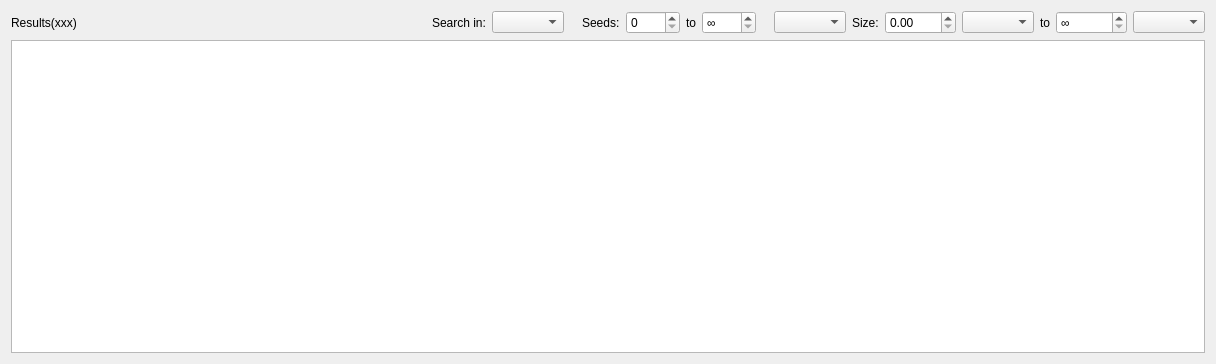
<?xml version="1.0" encoding="UTF-8"?>
<ui version="4.0">
 <class>SearchJobWidget</class>
 <widget class="QWidget" name="SearchJobWidget">
  <property name="geometry">
   <rect>
    <x>0</x>
    <y>0</y>
    <width>1216</width>
    <height>364</height>
   </rect>
  </property>
  <layout class="QVBoxLayout" name="verticalLayout">
   <item>
    <layout class="QHBoxLayout" name="horizontalLayout">
     <item>
      <widget class="QLabel" name="resultsLbl">
       <property name="text">
        <string>Results(xxx)</string>
       </property>
      </widget>
     </item>
     <item>
      <spacer name="horizontalSpacer">
       <property name="orientation">
        <enum>Qt::Orientation::Horizontal</enum>
       </property>
       <property name="sizeHint" stdset="0">
        <size>
         <width>40</width>
         <height>20</height>
        </size>
       </property>
      </spacer>
     </item>
     <item>
      <widget class="QLabel" name="label_5">
       <property name="text">
        <string>Search in:</string>
       </property>
      </widget>
     </item>
     <item>
      <widget class="QComboBox" name="filterMode">
       <property name="toolTip">
        <string>&lt;html&gt;&lt;head/&gt;&lt;body&gt;&lt;p&gt;Some search engines search in torrent description and in torrent file names too. Whether such results will be shown in the list below is controlled by this mode.&lt;/p&gt;&lt;p&gt;&lt;span style=&quot; font-weight:600;&quot;&gt;Everywhere &lt;/span&gt;disables filtering and shows everything returned by the search engines.&lt;/p&gt;&lt;p&gt;&lt;span style=&quot; font-weight:600;&quot;&gt;Torrent names only&lt;/span&gt; shows only torrents whose names match the search query.&lt;/p&gt;&lt;/body&gt;&lt;/html&gt;</string>
       </property>
      </widget>
     </item>
     <item>
      <spacer name="horizontalSpacer_2">
       <property name="orientation">
        <enum>Qt::Orientation::Horizontal</enum>
       </property>
       <property name="sizeType">
        <enum>QSizePolicy::Policy::Minimum</enum>
       </property>
       <property name="sizeHint" stdset="0">
        <size>
         <width>12</width>
         <height>20</height>
        </size>
       </property>
      </spacer>
     </item>
     <item>
      <widget class="QLabel" name="label">
       <property name="toolTip">
        <string>Set minimum and maximum allowed number of seeders</string>
       </property>
       <property name="text">
        <string>Seeds:</string>
       </property>
      </widget>
     </item>
     <item>
      <widget class="QSpinBox" name="minSeeds">
       <property name="toolTip">
        <string>Minimum number of seeds</string>
       </property>
       <property name="maximum">
        <number>1000</number>
       </property>
      </widget>
     </item>
     <item>
      <widget class="QLabel" name="label_4">
       <property name="text">
        <string>to</string>
       </property>
      </widget>
     </item>
     <item>
      <widget class="QSpinBox" name="maxSeeds">
       <property name="toolTip">
        <string>Maximum number of seeds</string>
       </property>
       <property name="specialValueText">
        <string>∞</string>
       </property>
       <property name="maximum">
        <number>1000</number>
       </property>
      </widget>
     </item>
     <item>
      <spacer name="horizontalSpacer_3">
       <property name="orientation">
        <enum>Qt::Orientation::Horizontal</enum>
       </property>
       <property name="sizeType">
        <enum>QSizePolicy::Policy::Minimum</enum>
       </property>
       <property name="sizeHint" stdset="0">
        <size>
         <width>12</width>
         <height>20</height>
        </size>
       </property>
      </spacer>
     </item>
     <item>
      <widget class="QComboBox" name="qualityFilter"/>
     </item>
     <item>
      <widget class="QLabel" name="label_3">
       <property name="toolTip">
        <string>Set minimum and maximum allowed size of a torrent</string>
       </property>
       <property name="text">
        <string>Size:</string>
       </property>
      </widget>
     </item>
     <item>
      <layout class="QHBoxLayout" name="horizontalLayout_3">
       <item>
        <widget class="QDoubleSpinBox" name="minSize">
         <property name="toolTip">
          <string>Minimum torrent size</string>
         </property>
         <property name="maximum">
          <double>1000.000000000000000</double>
         </property>
        </widget>
       </item>
       <item>
        <widget class="QComboBox" name="minSizeUnit"/>
       </item>
      </layout>
     </item>
     <item>
      <widget class="QLabel" name="label_2">
       <property name="text">
        <string>to</string>
       </property>
      </widget>
     </item>
     <item>
      <layout class="QHBoxLayout" name="horizontalLayout_4">
       <item>
        <widget class="QDoubleSpinBox" name="maxSize">
         <property name="toolTip">
          <string>Maximum torrent size</string>
         </property>
         <property name="specialValueText">
          <string>∞</string>
         </property>
         <property name="maximum">
          <double>1000.000000000000000</double>
         </property>
        </widget>
       </item>
       <item>
        <widget class="QComboBox" name="maxSizeUnit"/>
       </item>
      </layout>
     </item>
    </layout>
   </item>
   <item>
    <widget class="QTreeView" name="resultsBrowser"/>
   </item>
  </layout>
 </widget>
 <resources/>
 <connections/>
</ui>
